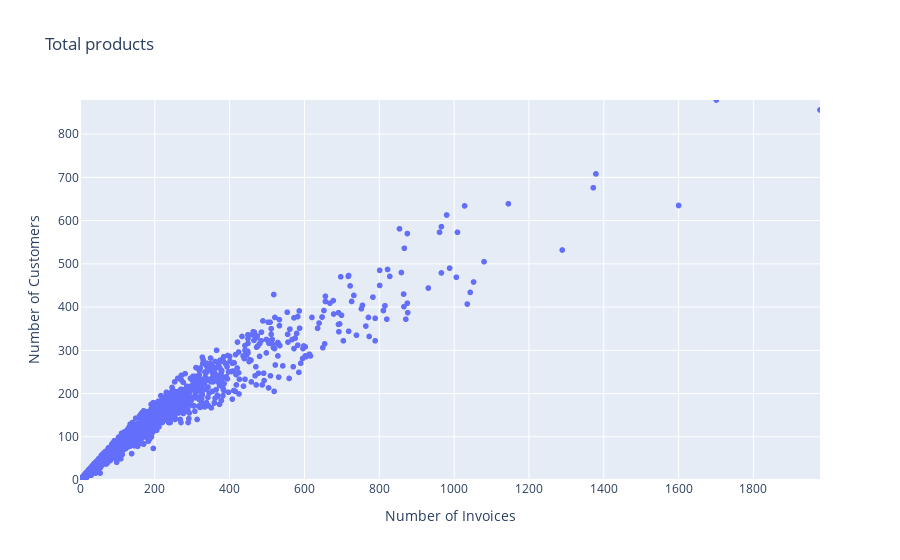

Notebook code cell kept with this figure:
### Code cell
data7 = df.select_dtypes(include = 'number').columns.tolist()

data7 = df.groupby('Description')[data7].agg({'InvoiceNo' : 'nunique', 'CustomerID' : 'nunique'}).reset_index()

fig = px.scatter(data_frame = data7, x = 'InvoiceNo', y = 'CustomerID',
                 title = 'Total products', labels = {'InvoiceNo' : 'Total invoices', 'CustomerID' : 'Total customers'})

fig.update_layout(
    xaxis = dict(range = [0, data7['InvoiceNo'].max()]),
    yaxis = dict(range = [0, data7['CustomerID'].max()]),
    xaxis_title = 'Number of Invoices',
    yaxis_title = 'Number of Customers',
    hovermode = 'closest')

fig.show();

### Figure 1 — Plotly figure (JSON) as saved in the notebook; plotly's stock layout.template omitted (floating-point values rounded to 4 significant figures; data arrays with more than 128 entries replaced by an {"elided": "..."} marker saying what was removed)
{"data": [{"hovertemplate": "Total invoices=%{x}<br>Total customers=%{y}<extra></extra>", "legendgroup": "", "marker": {"color": "#636efa", "symbol": "circle"}, "mode": "markers", "name": "", "showlegend": false, "type": "scattergl", "x": {"elided": "3640 int values"}, "xaxis": "x", "y": {"elided": "3640 int values"}, "yaxis": "y"}], "layout": {"hovermode": "closest", "legend": {"tracegroupgap": 0}, "title": {"text": "Total products"}, "xaxis": {"anchor": "y", "domain": [0, 1], "range": [0, 1978], "title": {"text": "Number of Invoices"}}, "yaxis": {"anchor": "x", "domain": [0, 1], "range": [0, 879], "title": {"text": "Number of Customers"}}}}
